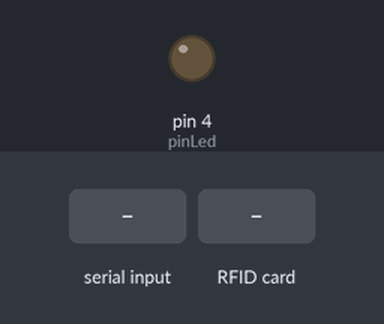
Recording of a sketch running on a simulated Arduino Uno, built with avr-gcc and run on an emulated ATmega328P. Parts: output pins drawn as LEDs (lit = HIGH). The inputs (shaded band) are chosen by the test bench. Pins used as bus, display or sensor lines are not drawn; what the sketch prints to the serial monitor is not drawn.

Above: at 1.2 s.
1.3 s: "3\n" received over Serial
At 2.5 s:
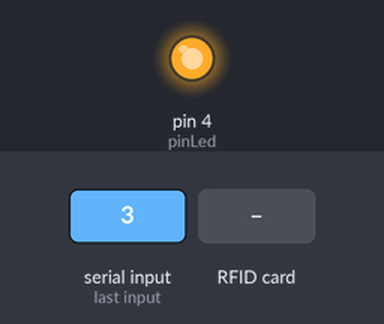
2.8 s: RFID card 12 69 51 10 16 held to the reader
Timing chart, 0 to 5.8 s (numbered marks = the images above; inputs shaded):
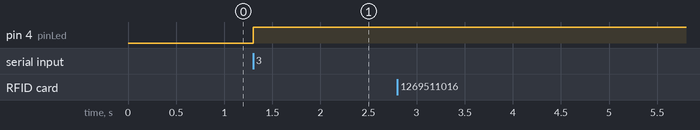

The sketch:

arduino.ino
```cpp
#include "SPI.h" // SPI library
#include "MFRC522.h" // RFID library (https://github.com/miguelbalboa/rfid)

const int pinRST = 5;
const int pinSDA = 10;
const int pinLed = 4;

MFRC522 mfrc522(pinSDA, pinRST); // Set up mfrc522 on the Arduino

void setup() {
  SPI.begin(); // open SPI connection
  mfrc522.PCD_Init(); // Initialize Proximity Coupling Device (PCD)
  Serial.begin(9600); // open serial connection
  pinMode(pinLed, OUTPUT);
  digitalWrite(pinLed, LOW);
}
// 1269511016,2231869837
void loop() {
  if (mfrc522.PICC_IsNewCardPresent()) { // (true, if RFID tag/card is present ) PICC = Proximity Integrated Circuit Card
    if(mfrc522.PICC_ReadCardSerial()) { // true, if RFID tag/card was
      String s = "";
      for (byte i = 0; i < mfrc522.uid.size; ++i) { // read id (in parts)
        s += mfrc522.uid.uidByte[i];
      }
      if(s == "1269511016" || s == "2231869837"){
        Serial.println(1);
        delay(5000);
      }
      else{
        Serial.println(2);
        delay(5000);
      }
    }
  }
  if (Serial.available() > 0) {
    int status = Serial.parseInt(); // Đọc giá trị số từ cổng serial
    // Bây giờ bạn có thể sử dụng giá trị cảm biến (sensorValue) trong Arduino
    if(status == 3){
      digitalWrite(pinLed, HIGH);
    } else if(status == 4){
      digitalWrite(pinLed, LOW);
    }
  }
}
```

Measured:
- after the input at 1.3 s, pin 4 (pinLed): LOW → HIGH at once
- after the input at 2.8 s, every drawn part: stays the same
